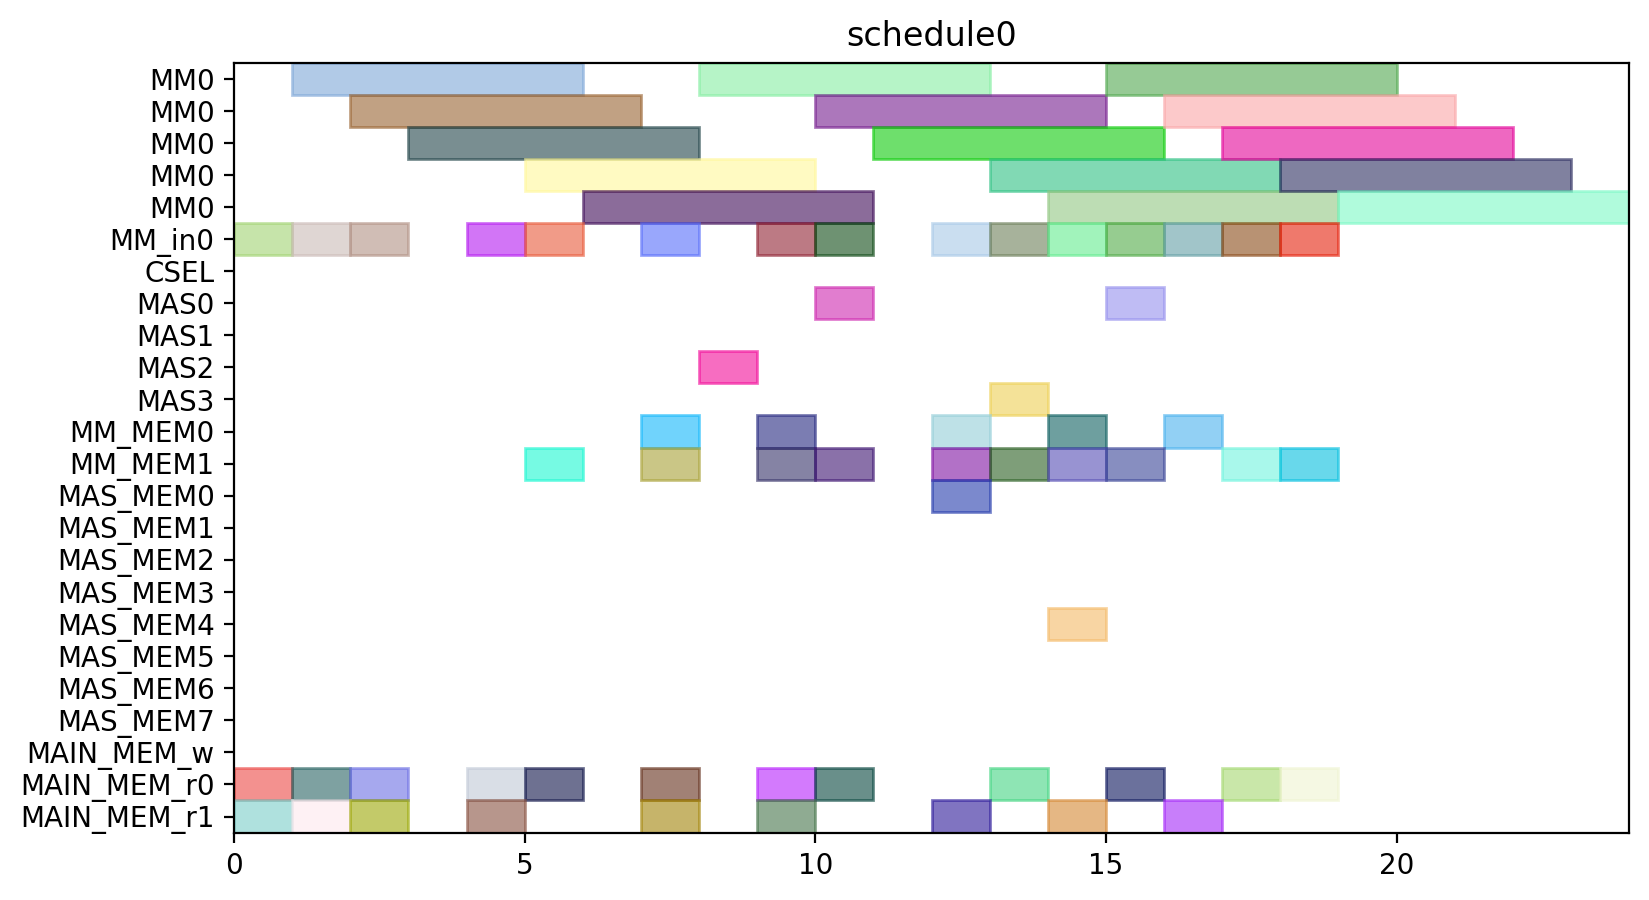

Here is the Python script that generated this plot:
from pyschedule import Scenario, solvers, plotters, alt


def solve():
	horizon = 120
	S = Scenario("schedule0", horizon=horizon)

	# resource
	MM = S.Resources('MM', num=1, size=5)
	MM_in = S.Resources('MM_in', num=1)
	CSEL = S.Resource('CSEL')
	MAS = S.Resources('MAS', num=4, size=1, periods=range(1, horizon))
	MM_MEM = S.Resources('MM_MEM', num=2)
	MAS_MEM = S.Resources('MAS_MEM', num=8)
	MAIN_MEM_w = S.Resource('MAIN_MEM_w', size=1)
	MAIN_MEM_r = S.Resources('MAIN_MEM_r', num=2)

	# result of previous scheduling

	# new tasks
	Z_exp2 = S.Task('Z_exp2', length=5, delay_cost=1)
	Z_exp2 += alt(MM)
	Z_exp2_in = S.Task('Z_exp2_in', length=1, delay_cost=1)
	Z_exp2_in += alt(MM_in)
	S += Z_exp2_in*MM_in[0]<=Z_exp2*MM[0]
	Z_exp2_mem0 = S.Task('Z_exp2_mem0', length=1, delay_cost=1)
	Z_exp2_mem0 += MAIN_MEM_r[0]
	S += Z_exp2_mem0 <= Z_exp2

	Z_exp2_mem1 = S.Task('Z_exp2_mem1', length=1, delay_cost=1)
	Z_exp2_mem1 += MAIN_MEM_r[1]
	S += Z_exp2_mem1 <= Z_exp2

	NX0 = S.Task('NX0', length=5, delay_cost=1)
	NX0 += alt(MM)
	NX0_in = S.Task('NX0_in', length=1, delay_cost=1)
	NX0_in += alt(MM_in)
	S += NX0_in*MM_in[0]<=NX0*MM[0]
	NX0_mem0 = S.Task('NX0_mem0', length=1, delay_cost=1)
	NX0_mem0 += MAIN_MEM_r[0]
	S += NX0_mem0 <= NX0

	NX0_mem1 = S.Task('NX0_mem1', length=1, delay_cost=1)
	NX0_mem1 += MAIN_MEM_r[1]
	S += NX0_mem1 <= NX0

	k0_10_Z1 = S.Task('k0_10_Z1', length=5, delay_cost=1)
	k0_10_Z1 += alt(MM)
	k0_10_Z1_in = S.Task('k0_10_Z1_in', length=1, delay_cost=1)
	k0_10_Z1_in += alt(MM_in)
	S += k0_10_Z1_in*MM_in[0]<=k0_10_Z1*MM[0]
	k0_10_Z1_mem0 = S.Task('k0_10_Z1_mem0', length=1, delay_cost=1)
	k0_10_Z1_mem0 += MAIN_MEM_r[0]
	S += k0_10_Z1_mem0 <= k0_10_Z1

	k0_10_Z1_mem1 = S.Task('k0_10_Z1_mem1', length=1, delay_cost=1)
	k0_10_Z1_mem1 += MAIN_MEM_r[1]
	S += k0_10_Z1_mem1 <= k0_10_Z1

	DX0 = S.Task('DX0', length=5, delay_cost=1)
	DX0 += alt(MM)
	DX0_in = S.Task('DX0_in', length=1, delay_cost=1)
	DX0_in += alt(MM_in)
	S += DX0_in*MM_in[0]<=DX0*MM[0]
	DX0_mem0 = S.Task('DX0_mem0', length=1, delay_cost=1)
	DX0_mem0 += MAIN_MEM_r[0]
	S += DX0_mem0 <= DX0

	DX0_mem1 = S.Task('DX0_mem1', length=1, delay_cost=1)
	DX0_mem1 += MAIN_MEM_r[1]
	S += DX0_mem1 <= DX0

	NY0 = S.Task('NY0', length=5, delay_cost=1)
	NY0 += alt(MM)
	NY0_in = S.Task('NY0_in', length=1, delay_cost=1)
	NY0_in += alt(MM_in)
	S += NY0_in*MM_in[0]<=NY0*MM[0]
	NY0_mem0 = S.Task('NY0_mem0', length=1, delay_cost=1)
	NY0_mem0 += MAIN_MEM_r[0]
	S += NY0_mem0 <= NY0

	NY0_mem1 = S.Task('NY0_mem1', length=1, delay_cost=1)
	NY0_mem1 += MAIN_MEM_r[1]
	S += NY0_mem1 <= NY0

	k2_14_Z1 = S.Task('k2_14_Z1', length=5, delay_cost=1)
	k2_14_Z1 += alt(MM)
	k2_14_Z1_in = S.Task('k2_14_Z1_in', length=1, delay_cost=1)
	k2_14_Z1_in += alt(MM_in)
	S += k2_14_Z1_in*MM_in[0]<=k2_14_Z1*MM[0]
	k2_14_Z1_mem0 = S.Task('k2_14_Z1_mem0', length=1, delay_cost=1)
	k2_14_Z1_mem0 += MAIN_MEM_r[0]
	S += k2_14_Z1_mem0 <= k2_14_Z1

	k2_14_Z1_mem1 = S.Task('k2_14_Z1_mem1', length=1, delay_cost=1)
	k2_14_Z1_mem1 += MAIN_MEM_r[1]
	S += k2_14_Z1_mem1 <= k2_14_Z1

	DY0 = S.Task('DY0', length=5, delay_cost=1)
	DY0 += alt(MM)
	DY0_in = S.Task('DY0_in', length=1, delay_cost=1)
	DY0_in += alt(MM_in)
	S += DY0_in*MM_in[0]<=DY0*MM[0]
	DY0_mem0 = S.Task('DY0_mem0', length=1, delay_cost=1)
	DY0_mem0 += MAIN_MEM_r[0]
	S += DY0_mem0 <= DY0

	DY0_mem1 = S.Task('DY0_mem1', length=1, delay_cost=1)
	DY0_mem1 += MAIN_MEM_r[1]
	S += DY0_mem1 <= DY0

	Z_exp3 = S.Task('Z_exp3', length=5, delay_cost=1)
	Z_exp3 += alt(MM)
	Z_exp3_in = S.Task('Z_exp3_in', length=1, delay_cost=1)
	Z_exp3_in += alt(MM_in)
	S += Z_exp3_in*MM_in[0]<=Z_exp3*MM[0]
	Z_exp3_mem0 = S.Task('Z_exp3_mem0', length=1, delay_cost=1)
	Z_exp3_mem0 += alt(MM_MEM)
	S += (Z_exp2*MM[0])-1 < Z_exp3_mem0*MM_MEM[0]
	S += Z_exp3_mem0 <= Z_exp3

	Z_exp3_mem1 = S.Task('Z_exp3_mem1', length=1, delay_cost=1)
	Z_exp3_mem1 += MAIN_MEM_r[1]
	S += Z_exp3_mem1 <= Z_exp3

	NX1_ = S.Task('NX1_', length=1, delay_cost=1)
	NX1_ += alt(MAS)
	NX1__mem0 = S.Task('NX1__mem0', length=1, delay_cost=1)
	NX1__mem0 += alt(MM_MEM)
	S += (NX0*MM[0])-1 < NX1__mem0*MM_MEM[0]
	S += NX1__mem0 <= NX1_

	NX1__mem1 = S.Task('NX1__mem1', length=1, delay_cost=1)
	NX1__mem1 += alt(MM_MEM)
	S += (k0_10_Z1*MM[0])-1 < NX1__mem1*MM_MEM[1]
	S += NX1__mem1 <= NX1_

	k0_9_Z2 = S.Task('k0_9_Z2', length=5, delay_cost=1)
	k0_9_Z2 += alt(MM)
	k0_9_Z2_in = S.Task('k0_9_Z2_in', length=1, delay_cost=1)
	k0_9_Z2_in += alt(MM_in)
	S += k0_9_Z2_in*MM_in[0]<=k0_9_Z2*MM[0]
	k0_9_Z2_mem0 = S.Task('k0_9_Z2_mem0', length=1, delay_cost=1)
	k0_9_Z2_mem0 += MAIN_MEM_r[0]
	S += k0_9_Z2_mem0 <= k0_9_Z2

	k0_9_Z2_mem1 = S.Task('k0_9_Z2_mem1', length=1, delay_cost=1)
	k0_9_Z2_mem1 += alt(MM_MEM)
	S += (Z_exp2*MM[0])-1 < k0_9_Z2_mem1*MM_MEM[1]
	S += k0_9_Z2_mem1 <= k0_9_Z2

	k1_9_Z2 = S.Task('k1_9_Z2', length=5, delay_cost=1)
	k1_9_Z2 += alt(MM)
	k1_9_Z2_in = S.Task('k1_9_Z2_in', length=1, delay_cost=1)
	k1_9_Z2_in += alt(MM_in)
	S += k1_9_Z2_in*MM_in[0]<=k1_9_Z2*MM[0]
	k1_9_Z2_mem0 = S.Task('k1_9_Z2_mem0', length=1, delay_cost=1)
	k1_9_Z2_mem0 += MAIN_MEM_r[0]
	S += k1_9_Z2_mem0 <= k1_9_Z2

	k1_9_Z2_mem1 = S.Task('k1_9_Z2_mem1', length=1, delay_cost=1)
	k1_9_Z2_mem1 += alt(MM_MEM)
	S += (Z_exp2*MM[0])-1 < k1_9_Z2_mem1*MM_MEM[1]
	S += k1_9_Z2_mem1 <= k1_9_Z2

	NY1_ = S.Task('NY1_', length=1, delay_cost=1)
	NY1_ += alt(MAS)
	NY1__mem0 = S.Task('NY1__mem0', length=1, delay_cost=1)
	NY1__mem0 += alt(MM_MEM)
	S += (NY0*MM[0])-1 < NY1__mem0*MM_MEM[0]
	S += NY1__mem0 <= NY1_

	NY1__mem1 = S.Task('NY1__mem1', length=1, delay_cost=1)
	NY1__mem1 += alt(MM_MEM)
	S += (k2_14_Z1*MM[0])-1 < NY1__mem1*MM_MEM[1]
	S += NY1__mem1 <= NY1_

	k2_13_Z2 = S.Task('k2_13_Z2', length=5, delay_cost=1)
	k2_13_Z2 += alt(MM)
	k2_13_Z2_in = S.Task('k2_13_Z2_in', length=1, delay_cost=1)
	k2_13_Z2_in += alt(MM_in)
	S += k2_13_Z2_in*MM_in[0]<=k2_13_Z2*MM[0]
	k2_13_Z2_mem0 = S.Task('k2_13_Z2_mem0', length=1, delay_cost=1)
	k2_13_Z2_mem0 += MAIN_MEM_r[0]
	S += k2_13_Z2_mem0 <= k2_13_Z2

	k2_13_Z2_mem1 = S.Task('k2_13_Z2_mem1', length=1, delay_cost=1)
	k2_13_Z2_mem1 += alt(MM_MEM)
	S += (Z_exp2*MM[0])-1 < k2_13_Z2_mem1*MM_MEM[1]
	S += k2_13_Z2_mem1 <= k2_13_Z2

	k3_14_Z2 = S.Task('k3_14_Z2', length=5, delay_cost=1)
	k3_14_Z2 += alt(MM)
	k3_14_Z2_in = S.Task('k3_14_Z2_in', length=1, delay_cost=1)
	k3_14_Z2_in += alt(MM_in)
	S += k3_14_Z2_in*MM_in[0]<=k3_14_Z2*MM[0]
	k3_14_Z2_mem0 = S.Task('k3_14_Z2_mem0', length=1, delay_cost=1)
	k3_14_Z2_mem0 += MAIN_MEM_r[0]
	S += k3_14_Z2_mem0 <= k3_14_Z2

	k3_14_Z2_mem1 = S.Task('k3_14_Z2_mem1', length=1, delay_cost=1)
	k3_14_Z2_mem1 += alt(MM_MEM)
	S += (Z_exp2*MM[0])-1 < k3_14_Z2_mem1*MM_MEM[1]
	S += k3_14_Z2_mem1 <= k3_14_Z2

	Z_exp4 = S.Task('Z_exp4', length=5, delay_cost=1)
	Z_exp4 += alt(MM)
	Z_exp4_in = S.Task('Z_exp4_in', length=1, delay_cost=1)
	Z_exp4_in += alt(MM_in)
	S += Z_exp4_in*MM_in[0]<=Z_exp4*MM[0]
	Z_exp4_mem0 = S.Task('Z_exp4_mem0', length=1, delay_cost=1)
	Z_exp4_mem0 += alt(MM_MEM)
	S += (Z_exp3*MM[0])-1 < Z_exp4_mem0*MM_MEM[0]
	S += Z_exp4_mem0 <= Z_exp4

	Z_exp4_mem1 = S.Task('Z_exp4_mem1', length=1, delay_cost=1)
	Z_exp4_mem1 += MAIN_MEM_r[1]
	S += Z_exp4_mem1 <= Z_exp4

	NX1 = S.Task('NX1', length=5, delay_cost=1)
	NX1 += alt(MM)
	NX1_in = S.Task('NX1_in', length=1, delay_cost=1)
	NX1_in += alt(MM_in)
	S += NX1_in*MM_in[0]<=NX1*MM[0]
	NX1_mem0 = S.Task('NX1_mem0', length=1, delay_cost=1)
	NX1_mem0 += alt(MAS_MEM)
	S += (NX1_*MAS[0])-1 < NX1_mem0*MAS_MEM[0]
	S += (NX1_*MAS[1])-1 < NX1_mem0*MAS_MEM[2]
	S += (NX1_*MAS[2])-1 < NX1_mem0*MAS_MEM[4]
	S += (NX1_*MAS[3])-1 < NX1_mem0*MAS_MEM[6]
	S += NX1_mem0 <= NX1

	NX1_mem1 = S.Task('NX1_mem1', length=1, delay_cost=1)
	NX1_mem1 += MAIN_MEM_r[1]
	S += NX1_mem1 <= NX1

	k0_8_Z3 = S.Task('k0_8_Z3', length=5, delay_cost=1)
	k0_8_Z3 += alt(MM)
	k0_8_Z3_in = S.Task('k0_8_Z3_in', length=1, delay_cost=1)
	k0_8_Z3_in += alt(MM_in)
	S += k0_8_Z3_in*MM_in[0]<=k0_8_Z3*MM[0]
	k0_8_Z3_mem0 = S.Task('k0_8_Z3_mem0', length=1, delay_cost=1)
	k0_8_Z3_mem0 += MAIN_MEM_r[0]
	S += k0_8_Z3_mem0 <= k0_8_Z3

	k0_8_Z3_mem1 = S.Task('k0_8_Z3_mem1', length=1, delay_cost=1)
	k0_8_Z3_mem1 += alt(MM_MEM)
	S += (Z_exp3*MM[0])-1 < k0_8_Z3_mem1*MM_MEM[1]
	S += k0_8_Z3_mem1 <= k0_8_Z3

	DX1_ = S.Task('DX1_', length=1, delay_cost=1)
	DX1_ += alt(MAS)
	DX1__mem0 = S.Task('DX1__mem0', length=1, delay_cost=1)
	DX1__mem0 += alt(MM_MEM)
	S += (DX0*MM[0])-1 < DX1__mem0*MM_MEM[0]
	S += DX1__mem0 <= DX1_

	DX1__mem1 = S.Task('DX1__mem1', length=1, delay_cost=1)
	DX1__mem1 += alt(MM_MEM)
	S += (k1_9_Z2*MM[0])-1 < DX1__mem1*MM_MEM[1]
	S += DX1__mem1 <= DX1_

	k1_8_Z3 = S.Task('k1_8_Z3', length=5, delay_cost=1)
	k1_8_Z3 += alt(MM)
	k1_8_Z3_in = S.Task('k1_8_Z3_in', length=1, delay_cost=1)
	k1_8_Z3_in += alt(MM_in)
	S += k1_8_Z3_in*MM_in[0]<=k1_8_Z3*MM[0]
	k1_8_Z3_mem0 = S.Task('k1_8_Z3_mem0', length=1, delay_cost=1)
	k1_8_Z3_mem0 += MAIN_MEM_r[0]
	S += k1_8_Z3_mem0 <= k1_8_Z3

	k1_8_Z3_mem1 = S.Task('k1_8_Z3_mem1', length=1, delay_cost=1)
	k1_8_Z3_mem1 += alt(MM_MEM)
	S += (Z_exp3*MM[0])-1 < k1_8_Z3_mem1*MM_MEM[1]
	S += k1_8_Z3_mem1 <= k1_8_Z3

	NY1 = S.Task('NY1', length=5, delay_cost=1)
	NY1 += alt(MM)
	NY1_in = S.Task('NY1_in', length=1, delay_cost=1)
	NY1_in += alt(MM_in)
	S += NY1_in*MM_in[0]<=NY1*MM[0]
	NY1_mem0 = S.Task('NY1_mem0', length=1, delay_cost=1)
	NY1_mem0 += alt(MAS_MEM)
	S += (NY1_*MAS[0])-1 < NY1_mem0*MAS_MEM[0]
	S += (NY1_*MAS[1])-1 < NY1_mem0*MAS_MEM[2]
	S += (NY1_*MAS[2])-1 < NY1_mem0*MAS_MEM[4]
	S += (NY1_*MAS[3])-1 < NY1_mem0*MAS_MEM[6]
	S += NY1_mem0 <= NY1

	NY1_mem1 = S.Task('NY1_mem1', length=1, delay_cost=1)
	NY1_mem1 += MAIN_MEM_r[1]
	S += NY1_mem1 <= NY1

	k2_12_Z3 = S.Task('k2_12_Z3', length=5, delay_cost=1)
	k2_12_Z3 += alt(MM)
	k2_12_Z3_in = S.Task('k2_12_Z3_in', length=1, delay_cost=1)
	k2_12_Z3_in += alt(MM_in)
	S += k2_12_Z3_in*MM_in[0]<=k2_12_Z3*MM[0]
	k2_12_Z3_mem0 = S.Task('k2_12_Z3_mem0', length=1, delay_cost=1)
	k2_12_Z3_mem0 += MAIN_MEM_r[0]
	S += k2_12_Z3_mem0 <= k2_12_Z3

	k2_12_Z3_mem1 = S.Task('k2_12_Z3_mem1', length=1, delay_cost=1)
	k2_12_Z3_mem1 += alt(MM_MEM)
	S += (Z_exp3*MM[0])-1 < k2_12_Z3_mem1*MM_MEM[1]
	S += k2_12_Z3_mem1 <= k2_12_Z3

	DY1_ = S.Task('DY1_', length=1, delay_cost=1)
	DY1_ += alt(MAS)
	DY1__mem0 = S.Task('DY1__mem0', length=1, delay_cost=1)
	DY1__mem0 += alt(MM_MEM)
	S += (DY0*MM[0])-1 < DY1__mem0*MM_MEM[0]
	S += DY1__mem0 <= DY1_

	DY1__mem1 = S.Task('DY1__mem1', length=1, delay_cost=1)
	DY1__mem1 += alt(MM_MEM)
	S += (k3_14_Z2*MM[0])-1 < DY1__mem1*MM_MEM[1]
	S += DY1__mem1 <= DY1_

	k3_13_Z3 = S.Task('k3_13_Z3', length=5, delay_cost=1)
	k3_13_Z3 += alt(MM)
	k3_13_Z3_in = S.Task('k3_13_Z3_in', length=1, delay_cost=1)
	k3_13_Z3_in += alt(MM_in)
	S += k3_13_Z3_in*MM_in[0]<=k3_13_Z3*MM[0]
	k3_13_Z3_mem0 = S.Task('k3_13_Z3_mem0', length=1, delay_cost=1)
	k3_13_Z3_mem0 += MAIN_MEM_r[0]
	S += k3_13_Z3_mem0 <= k3_13_Z3

	k3_13_Z3_mem1 = S.Task('k3_13_Z3_mem1', length=1, delay_cost=1)
	k3_13_Z3_mem1 += alt(MM_MEM)
	S += (Z_exp3*MM[0])-1 < k3_13_Z3_mem1*MM_MEM[1]
	S += k3_13_Z3_mem1 <= k3_13_Z3

	solvers.mip.solve(S,msg=1,kind='CPLEX',ratio_gap=1.01)

	solution = [['hoge']*len(S.solution()[1]) for i in range(len(S.solution()))]
	for i in range(len(S.solution())):
		for j in range(len(S.solution()[i])):
			solution[i][j]=str(S.solution()[i][j])
	print(solution)

	cycles = int(solution[-1][3])

	pic_file_name = "/home/mfukuda/ABE/multiRAM_multiMAS_16mux/scheduling_result/stage5MM1_stage1MAS4/ISOGENY/schedule0.png"
	if(S.solution() != []):
		plotters.matplotlib.plot(S,img_filename=pic_file_name, show_task_labels=False, fig_size=(cycles*0.25+3, 5))

	return solution
